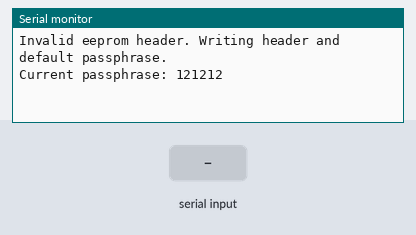
The sketch below on a simulated Arduino Uno, built with avr-gcc and run on an emulated ATmega328P. Shown: the last lines printed to the serial monitor. The test bench sets the inputs (shaded band). EEPROM starts erased.

Above: at 1.2 s.
1.3 s: "90,45\n" received over the second serial link
At 2.5 s:
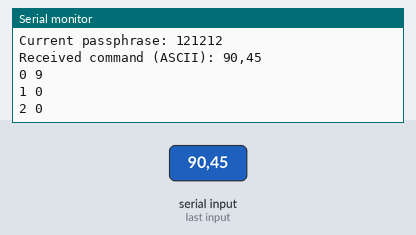
2.8 s: "30,150\n" received over the second serial link
At 4.0 s:
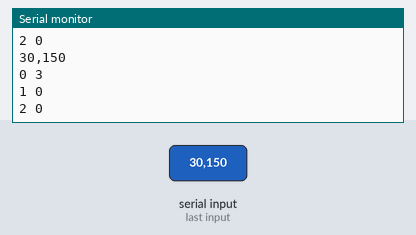
4.3 s: "0\n" received over the second serial link
At 4.8 s:
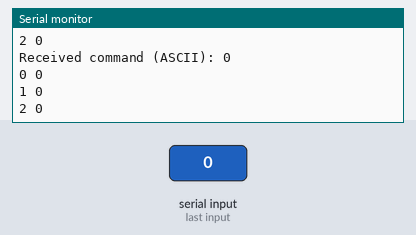
Timing chart, 0 to 7.3 s (numbered marks = the images above; inputs shaded):
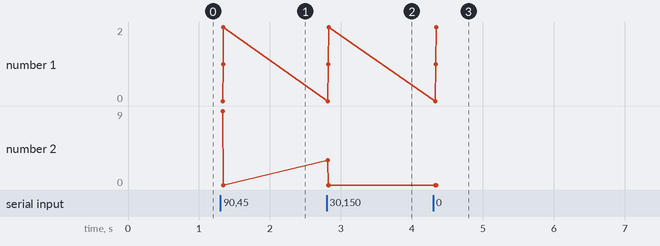

Measured:
- after the input at 1.3 s, the serial monitor: prints a new line at once (image 1)
- after the input at 2.8 s, the serial monitor: prints a new line at once (image 2)
- after the input at 4.3 s, the serial monitor: prints a new line at once (image 3)

The sketch:

EEPROM_test.ino
```cpp
#include <AltSoftSerial.h>
AltSoftSerial bleSerial(2,3);

#include <EEPROM.h>

#define commandControlLength 3

#define connectionCategory 1
#define connectionValidatePassCommand 1
#define connectionSetPassCommand 2

const char eepromHeader[] = {
  1,
  6,
  3,
  8,
  7,
  9
};
char passphrase[] = { //121212
  0x31,
  0x32,
  0x31,
  0x32,
  0x31,
  0x32
};

#define securityCategory 2
#define securityLockCommand 1
#define securityUnlockCommand 2
#define alarmCommand 3

/*
 * Write passphrase to EEPROM. Writes one byte after the EEPROM Header. Separated from EEPROM Header by one byte of value 0x0. Ends with a byte of value 0x0.
 */
void writePassToEEPROM() {
  for (uint8_t i = 0; i < sizeof(passphrase); i++) {
    EEPROM.write(sizeof(eepromHeader)+1+i, passphrase[i]);
  }
  EEPROM.write(sizeof(eepromHeader)+sizeof(passphrase)+1, 0x00);
}

/*
 * Write EEPROM Header at beginning of EEPROM. Write 0x00 byte after header.
 */
void writeHeaderToEEPROM() {
  for (uint8_t i = 0; i < sizeof(eepromHeader); i++)
    EEPROM.write(i, eepromHeader[i]);
  EEPROM.write(sizeof(eepromHeader), 0x00);
}

/*
 * Read passphrase from EEPROM
 */
void readPassFromEEPROM() {
  for (uint8_t i = 0; i < sizeof(passphrase); i++) {
    passphrase[i] = EEPROM.read(sizeof(eepromHeader)+1+i);

    /*
    Serial.print(i);
    Serial.print("r ");
    Serial.println(passphrase[i]);
    */

  }
}

/*
 * Reset all EEPROM to 0xff (255). 0xff (255) is the default eeprom value.
 */
void resetEEPROM() {
  for (int i = 0; i < EEPROM.length(); i++) {
    EEPROM.write(i, 0xff);
  }
}

/*
 * Check for valid EEPROM Header at beginning of EEPROM.
 */
bool checkValidEEPROMHeader() {
  for (uint8_t i = 0; i < sizeof(eepromHeader); i++) {
    if (EEPROM.read(i) != eepromHeader[i])
      return false;
  }
  return true;
}

bool checkValidPass(uint8_t* pass) {
  readPassFromEEPROM();

  if (memcmp(passphrase, pass, sizeof(passphrase)) == 0)
    return true;
  else
    return false;
}

/*
 * Check BLE Characteristic for HM-10 BLE Module and process any commands.
 */
void checkBLECharacteristic() {
  char command[100];
  memset(command, 0, sizeof(command));

  /*
  //Validate pass of 121212
  char test[] {
    0x31,
    0x31,
    0x31,
    0x32,
    0x31,
    0x32,
    0x31,
    0x32
  };
  */

  /*
  //Change pass from 121212 to 221212
  char test[] {
    0x31,
    0x32,
    0x31,
    0x32,
    0x31,
    0x32,
    0x31,
    0x32,
    0x32, //new pass
    0x32,
    0x31,
    0x32,
    0x31,
    0x32
  };
  */

  /*
  //Lock car once 210XXXXXX
  char test[] {
    0x32,
    0x31,
    0x30,
    0x31,
    0x32,
    0x31,
    0x32,
    0x31,
    0x32
  };
  */

  /*
  //Lock car twice 211XXXXXX
  char test[] {
    0x32,
    0x31,
    0x31,
    0x31,
    0x32,
    0x31,
    0x32,
    0x31,
    0x32
  };
  */


  //Read in actual command from serial
  if (bleSerial.available()) {
    Serial.print("Received command (ASCII): ");
  }

  uint8_t cLength = 0;
  while (bleSerial.available()) {
    command[cLength] = bleSerial.read();

    Serial.print(command[cLength]);

    cLength++;
    delay(2); //Wait for a short time ~2ms with HM-10 before checking to see if serial has data available. Checking too fast may result in loss of data (data not available yet).
  }

  /*
  //DEBUG copy over test command from test variable
  uint8_t cLength = 0;
  for (cLength = 0; cLength < sizeof(test); cLength++) {
    command[cLength] = test[cLength];

    Serial.print(command[cLength]);
  }
  */

  if (cLength)
    Serial.println();

  if (cLength) {
    uint8_t commandControl[commandControlLength];
    for (uint8_t i = 0; i < commandControlLength; i++) {
      char buffer[1];
      buffer[0] = command[i];
      commandControl[i] = atoi(buffer);

      Serial.print(i);
      Serial.print(" ");
      Serial.println(commandControl[i]);
    }

    switch (commandControl[0]) {
      case connectionCategory:
        switch (commandControl[1]) {
          case connectionValidatePassCommand: //110XXXXXX

            if (checkValidPass((uint8_t*)&command[commandControlLength])) {
              Serial.println(0);
            }
            else {
              Serial.println(1);
            }

            break;
          case connectionSetPassCommand: //120XXXXXXYYYYYY

            if (checkValidPass((uint8_t*)&command[commandControlLength])) {
              Serial.print("Setting new passphrase: ");
              for (uint8_t i = 0; i < sizeof(passphrase); i++) {
                passphrase[i] = command[commandControlLength+sizeof(passphrase)+i];

                Serial.print(passphrase[i]);
              }
              writePassToEEPROM();

              Serial.println();
              Serial.println(0);
            } else {
              Serial.println(1);
            }


            break;
        }
      break;
      case securityCategory:
        switch (commandControl[1]) {
          case securityLockCommand: //210XXXXXX
            if (checkValidPass((uint8_t*)&command[commandControlLength])) {
              Serial.println("lock once");
              Serial.println(0);
              if (commandControl[2]) { //received "211XXXXXX"
                Serial.println("lock twice");
              }
            }
            else {
              Serial.println(1);
            }
            break;
        }
        break;
    }
  }
}

/*
 * Setup remote lock/unlock by BLE.
 */
void remote_access_setup() {

  Serial.begin(9600);

  //Write default passphrase to EEPROM if invalid header
  if (!checkValidEEPROMHeader()) {
    Serial.println("Invalid eeprom header. Writing header and default passphrase.");
    writePassToEEPROM();
    writeHeaderToEEPROM();
  } else {
    readPassFromEEPROM();
  }

  Serial.print("Current passphrase: ");
  for (uint8_t i = 0; i < sizeof(passphrase); i++) {
    Serial.print(passphrase[i]);
  }
  Serial.println();

  //ble_setup();
  bleSerial.begin(9600);


}

void setup() {
  remote_access_setup();
}

void loop()
{
  checkBLECharacteristic();
}
```
